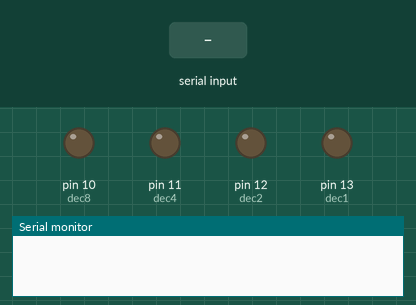
A sketch run on a simulated Arduino Uno, built with avr-gcc and run on an emulated ATmega328P. Shown: output pins drawn as LEDs (lit = HIGH), the last lines printed to the serial monitor. The inputs (shaded band) are chosen by the test bench.

Above: at 1.2 s.
1.3 s: "90,45\n" received over Serial
At 2.1 s:
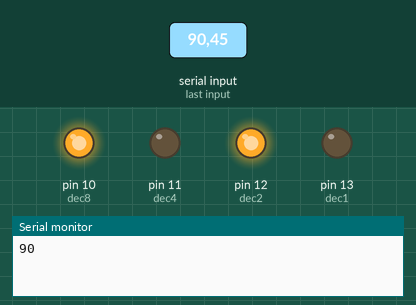
2.8 s: "30,150\n" received over Serial
At 3.2 s:
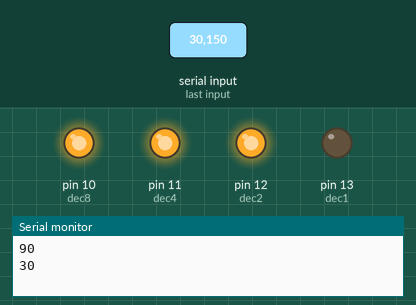
4.3 s: "5\n" received over Serial
At 5.4 s:
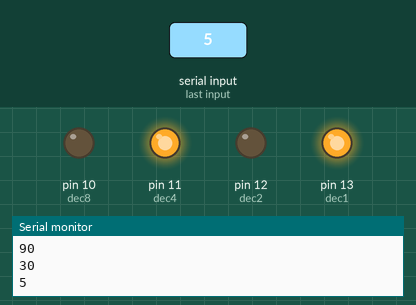
5.8 s: "200\n" received over Serial
At 6.6 s:
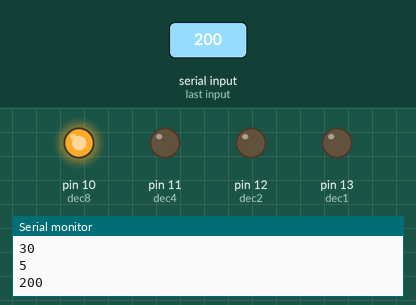
7.3 s: "90\n" received over Serial
At 7.7 s:
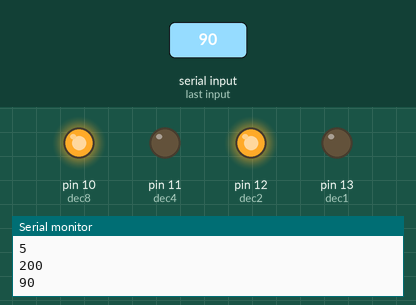
Timing chart, 0 to 9.8 s (numbered marks = the images above; inputs shaded):
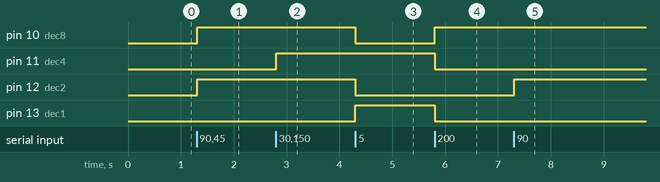

Measured:
- after the input at 1.3 s, pin 10 (dec8), pin 12 (dec2): LOW → HIGH at once
- after the input at 2.8 s, pin 11 (dec4): LOW → HIGH at once
- after the input at 4.3 s, pin 10 (dec8), pin 12 (dec2): HIGH → LOW at once; pin 13 (dec1): LOW → HIGH at once
- after the input at 5.8 s, pin 10 (dec8): LOW → HIGH at once; pin 11 (dec4), pin 13 (dec1): HIGH → LOW at once
- after the input at 7.3 s, pin 12 (dec2): LOW → HIGH at once

The sketch:

binaryCounter.ino
```cpp
int inByte = 0;
String inString = "";
int inNum = 0;

int dec1 = 13;
int dec2 = 12;
int dec4 = 11;
int dec8 = 10;

void setup() {
  Serial.begin(9600);

  pinMode(dec1, OUTPUT);
  pinMode(dec2, OUTPUT);
  pinMode(dec4, OUTPUT);
  pinMode(dec8, OUTPUT);
}

void loop() {
  if (Serial.available() > 0) {
    inByte = Serial.read();

    inString += (char)inByte;

    if (inByte == '\n') {
      inNum = inString.toInt();
      Serial.println(inNum);
      inString = "";
    }
  }

  if (inNum % 2 > 0) {
    digitalWrite(dec1, HIGH);
  } else {
    digitalWrite(dec1, LOW);
  }

  if (inNum % 4 > 1) {
    digitalWrite(dec2, HIGH);
  } else {
    digitalWrite(dec2, LOW);
  }

  if (inNum % 8 > 3) {
    digitalWrite(dec4, HIGH);
  } else {
    digitalWrite(dec4, LOW);
  }

  if (inNum % 16 > 7) {
    digitalWrite(dec8, HIGH);
  } else {
    digitalWrite(dec8, LOW);
  }
}
```
